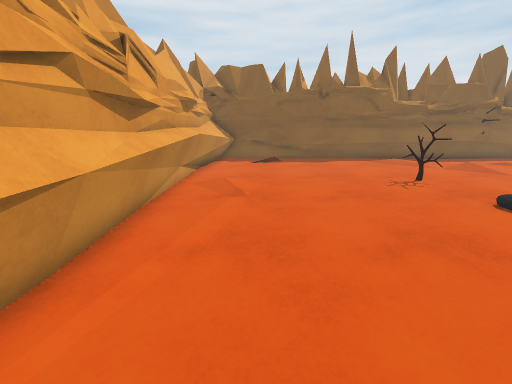
view 1 (above)

17 first-person views from a walk through a Unity game level. The camera is 1.2 m above the floor, tilts 14° down and sees 90° across. The floor is counted in squares, 0.5 m on a side. Each view is taken from the middle of a square. On the plan, view 1 faces up. The plan holds only what a view shows up to about 17 squares ahead; the rest is blank. The place goes on beyond the plan. Surface patterns are stand-ins for the level's own textures.

view 2
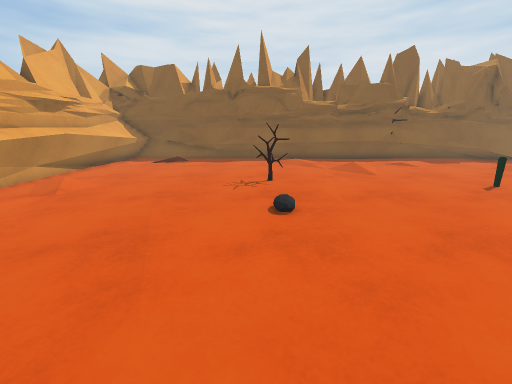

view 3
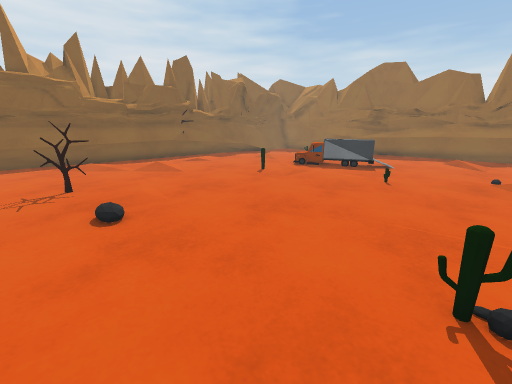

view 4
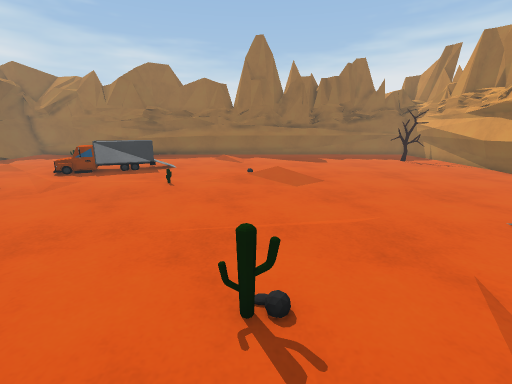

view 5
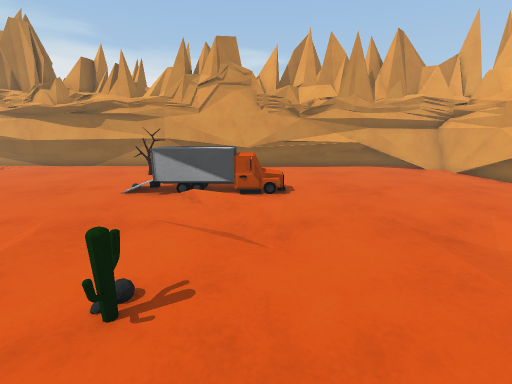

view 6
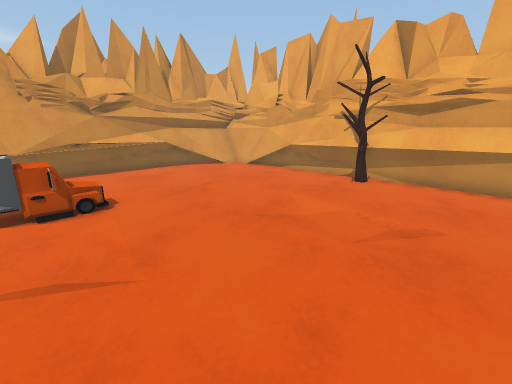

view 7
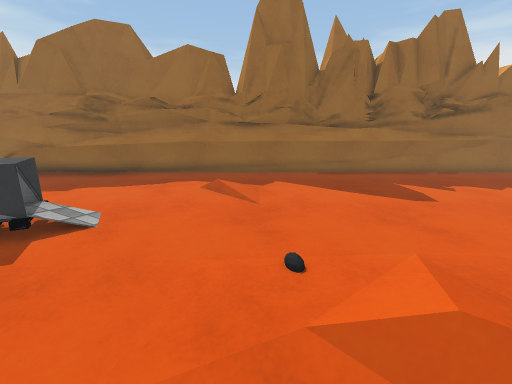

view 8
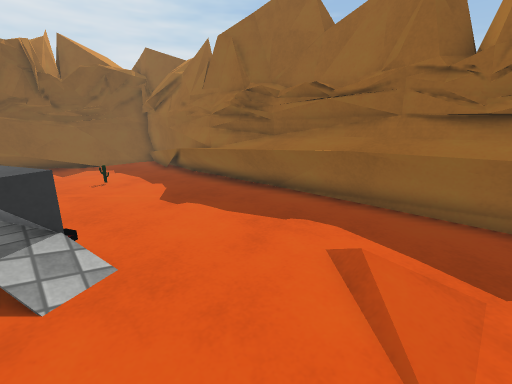

view 9
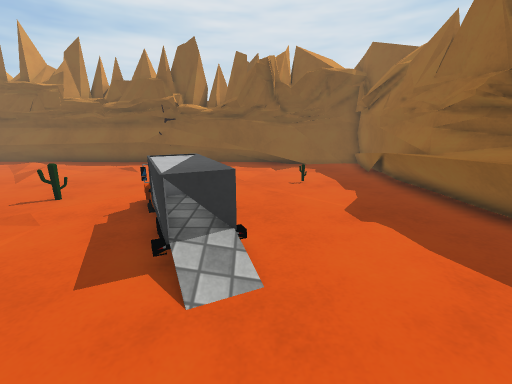

view 10
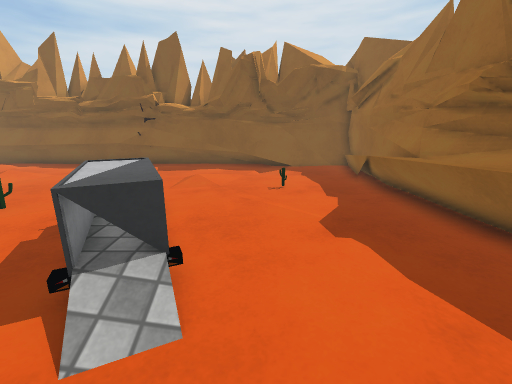

view 11
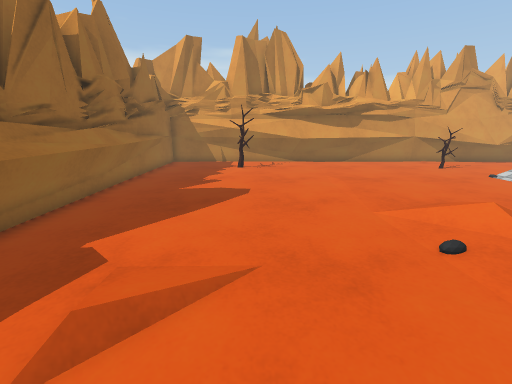

view 12
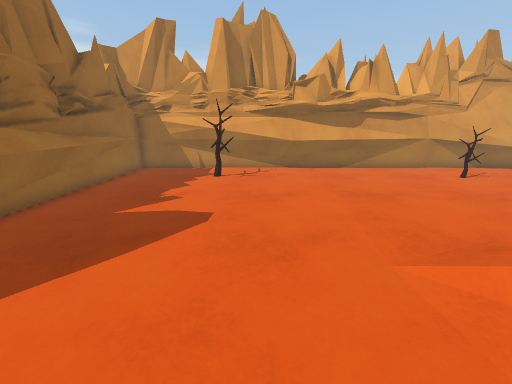

view 13
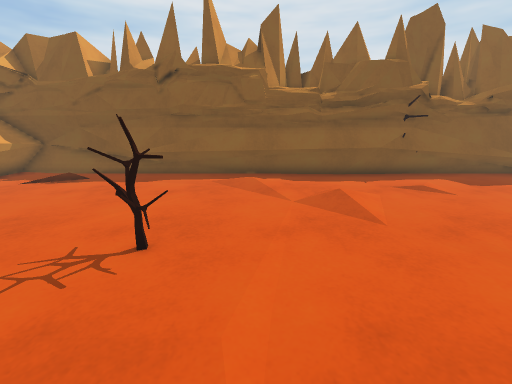

view 14
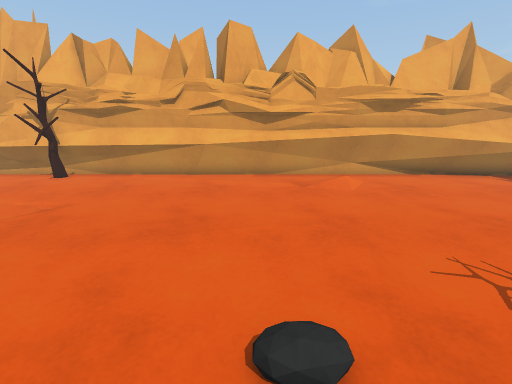

view 15
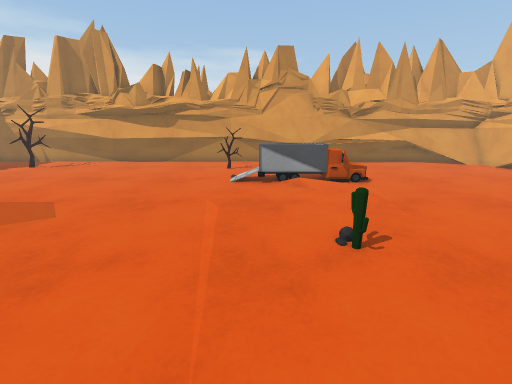

view 16
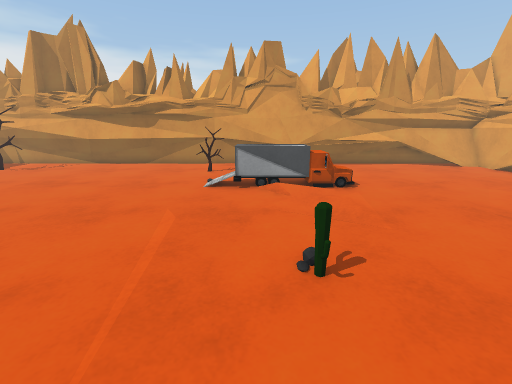

view 17
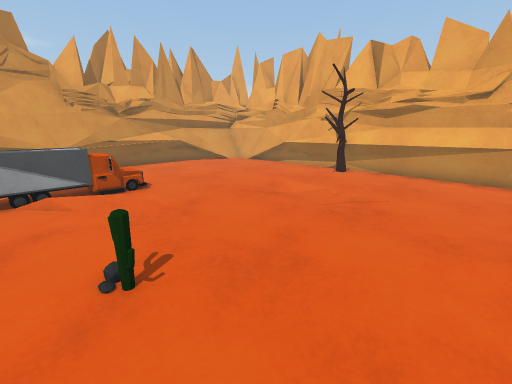

### Floor plan
Key: @ floor where view 1 was taken; # wall or solid block; . main floor; : floor 0.25 m higher than the main floor; / step, stairs or slope; = window, fence, low wall or low ledge; ^ raised ledge; O other object.
Columns run from 4 left of view 1 to 32 right of it. Each row starts with its distance up from view 1.
 21  ##################  #      ###### #
 20 #^^. .===========#############=====#
 19 #^^. /.............................#
 18 #^^...........:....................#
 17 #^................................##
 16 #^................................=#
 15 ##...............:...............==#
 14 ##...............................==#
 13  #...............................=^#
 12  #.........=#....................^^#
 11  #./.......=#........=...........^^#
 10  #...................=...==......^^#
  9  #.......................=^#.....^^##
  8  #........../............=^^......^^#
  7  #........../.............^^=.....^^#
  6  #........................==......^##
  5  #................................^^#
  4  #................................^^#
  3  #................................^^#
  2  #.............................:..^^#
  1  #................................^^#
  0  #..@.........=......../..........^##
 -1  #.....................//.........^##
 -2  ###...................:..........^#
 -3  ## ..............................=#
 -4  #................................=#
 -5  #................................=#
 -6  #..........====..................##
 -7  #.........OO^^^^.................=#
 -8 ##..........==^^...................#
 -9 ##..........   ....................#
-10 #=.........   ... =.......... #....#
-11 #=.........   ...##..........##....#
-12 #=..........  ...............##....#
-13 #=====^^=^########====##############
-14 ############    ########

Where each view was taken, in squares from view 1:
view 1: 0 up, 0 right, facing up
view 2: 0 up, 7 right, facing up
view 3: 0 up, 6 right, facing up-right
view 4: 0 up, 7 right, facing right
view 5: 3 up, 8 right, facing down
view 6: 2 up, 9 right, facing down-left
view 7: 1 up, 17 right, facing right
view 8: 1 up, 23 right, facing up-right
view 9: 2 up, 24 right, facing up
view 10: 3 up, 25 right, facing up
view 11: 5 up, 25 right, facing down
view 12: 2 up, 24 right, facing down
view 13: 7 up, 10 right, facing up
view 14: 7 up, 10 right, facing left
view 15: 5 up, 12 right, facing down
view 16: 4 up, 11 right, facing down
view 17: 4 up, 11 right, facing down-left
